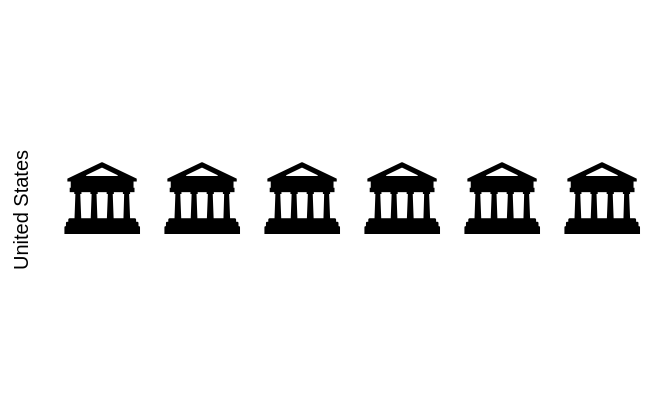

Express this chart as Vega-Lite.
### Vega-Lite specification from a JSON file in a GitHub repository (floating-point values rounded to 4 significant figures)
{"$schema": "https://vega.github.io/schema/vega-lite/v4.json", "config": {"view": {"stroke": ""}}, "width": 300, "height": 200, "data": {"values": [{"country": "United States", "category": "University"}, {"country": "United States", "category": "University"}, {"country": "United States", "category": "University"}, {"country": "United States", "category": "University"}, {"country": "United States", "category": "University"}, {"country": "United States", "category": "University"}]}, "transform": [{"calculate": "{'University': '🏛', 'Academic Leaders': '👩🏻🏫', 'Faculty': '🏫'}[datum.category]", "as": "emoji"}, {"window": [{"op": "rank", "as": "rank"}], "groupby": ["country", "category"]}], "mark": {"type": "text", "baseline": "middle"}, "encoding": {"x": {"field": "rank", "type": "ordinal", "axis": null}, "y": {"field": "category", "type": "nominal", "axis": null, "sort": null}, "row": {"field": "country", "header": {"title": ""}}, "text": {"field": "emoji", "type": "nominal"}, "size": {"value": 40}, "tooltip": [{"field": "category", "type": "nominal", "title": "Category"}]}}
